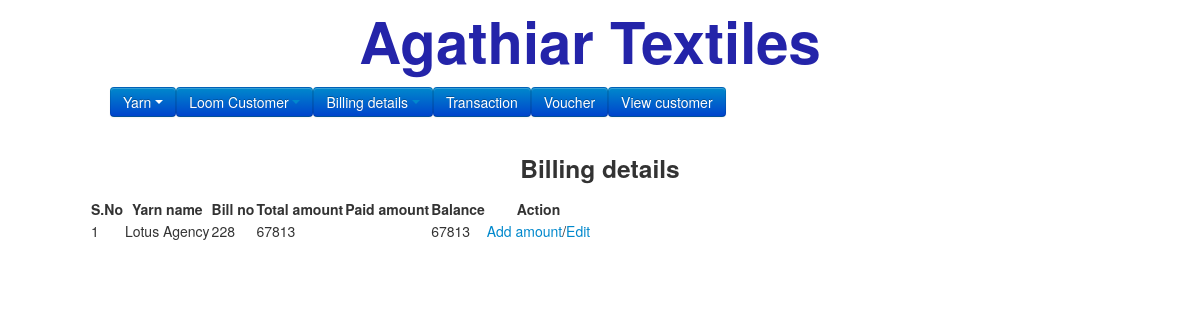
Screenshot of /yarnbillingdetails.php with the database file from the repository.
### tables this page shows
CREATE TABLE `yarnbillings` (
  `id` int(20) NOT NULL,
  `yarnshopid` int(20) NOT NULL,
  `billno` varchar(50) NOT NULL,
  `billdate` varchar(50) NOT NULL,
  `taxamount` double NOT NULL,
  `taxpercentage` double NOT NULL,
  `totalamount` double NOT NULL
);

CREATE TABLE `yarns` (
  `id` int(10) NOT NULL,
  `name` varchar(50) NOT NULL,
  `address` varchar(50) NOT NULL,
  `date` varchar(50) NOT NULL
);

### yarnbillingdetails.php (the view, shortened to what this page needs)
<?php
include('template/header.php');
?>
<center><h3>Billing details</h3></center>
<?php
$select=mysql_query("SELECT * FROM `yarnbillings`");
?>
<table id="example" border="0">
<thead>
<tr>
<th>S.No</th>
<th>Yarn name</th>
<th>Bill no</th>
<th>Total amount</th>
<th>Paid amount</th>
<th>Balance</th>
<th>Action</th>
</tr>
</thead>
<tbody>
<?php
$i=1;
while($fetch = mysql_fetch_assoc($select)) {
	$billamount = getSingleDataByName("yarnbillamount", $fetch["yarnshopid"],"yarnbillid");
	$amount = '';
	$totalamnt = 0;
echo "<tr><td>{$i}</td><td>".getDataByName('yarns', $fetch["yarnshopid"], 'name')."</td><td>".$fetch["billno"]."</td><td>".$fetch["totalamount"]."</td><td>".$amount."</td><td>".($fetch["totalamount"] - $totalamnt)."</td><td><a href='addbillamount.php?billid=".$fetch["id"]."&yarnid=".$fetch["yarnshopid"]."'>Add amount</a>/<a href='yarnbilling.php?id=".$fetch["id"]."'>Edit</a></td></tr>";
$i++;
}
?>
</tbody>
</table>
</body>
</html>

### rows the page displays
yarnbillings: yarnshopid.name "Lotus Agency", billno "228", totalamount "67813", $fetch['totalamount']-$totalamnt "67813"
